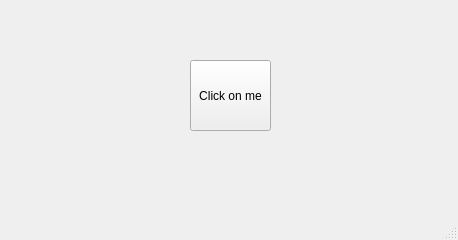
<?xml version="1.0" encoding="UTF-8"?>
<ui version="4.0">
 <class>MainWindow</class>
 <widget class="QMainWindow" name="MainWindow">
  <property name="geometry">
   <rect>
    <x>0</x>
    <y>0</y>
    <width>458</width>
    <height>240</height>
   </rect>
  </property>
  <property name="windowTitle">
   <string>MainWindow</string>
  </property>
  <widget class="QWidget" name="centralwidget">
   <widget class="QPushButton" name="pushButton">
    <property name="geometry">
     <rect>
      <x>190</x>
      <y>60</y>
      <width>81</width>
      <height>71</height>
     </rect>
    </property>
    <property name="text">
     <string>Click on me</string>
    </property>
   </widget>
  </widget>
  <widget class="QMenuBar" name="menubar">
   <property name="geometry">
    <rect>
     <x>0</x>
     <y>0</y>
     <width>458</width>
     <height>21</height>
    </rect>
   </property>
  </widget>
  <widget class="QStatusBar" name="statusbar"/>
 </widget>
 <resources/>
 <connections/>
</ui>
